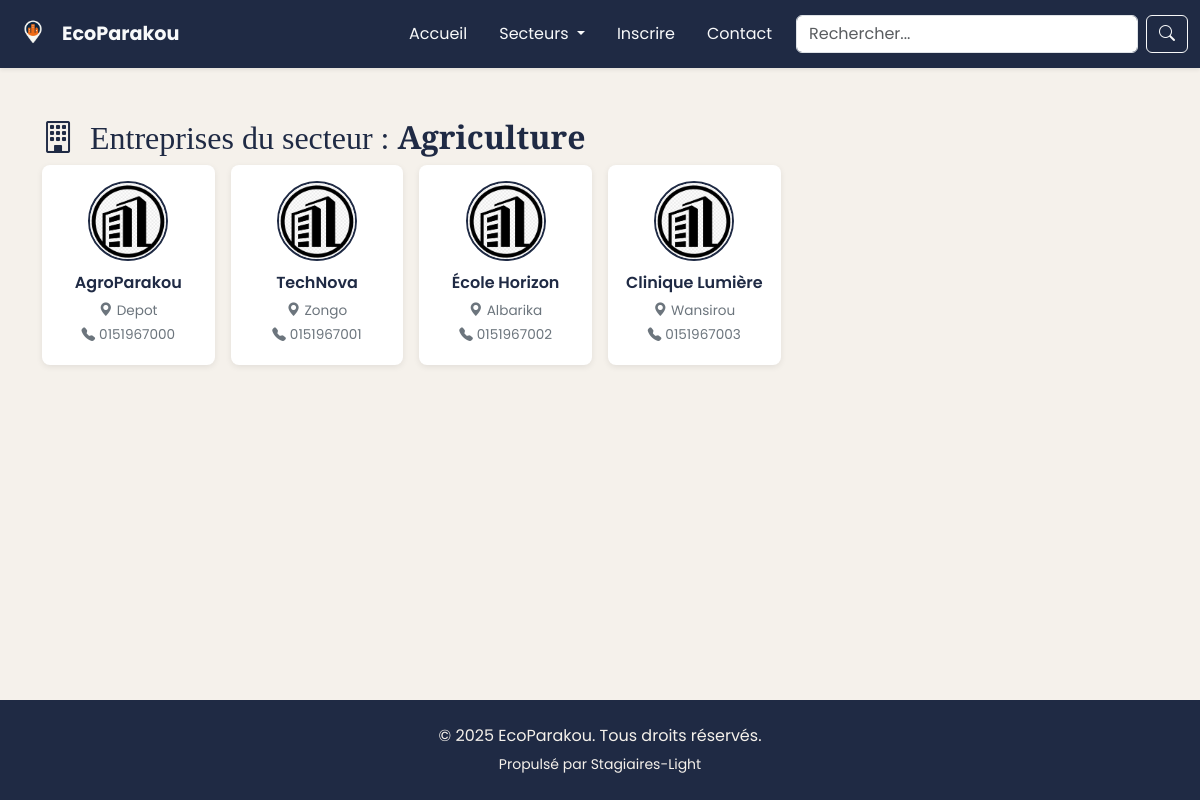
The app's page /public/secteur.php?slug=agriculture, older data.
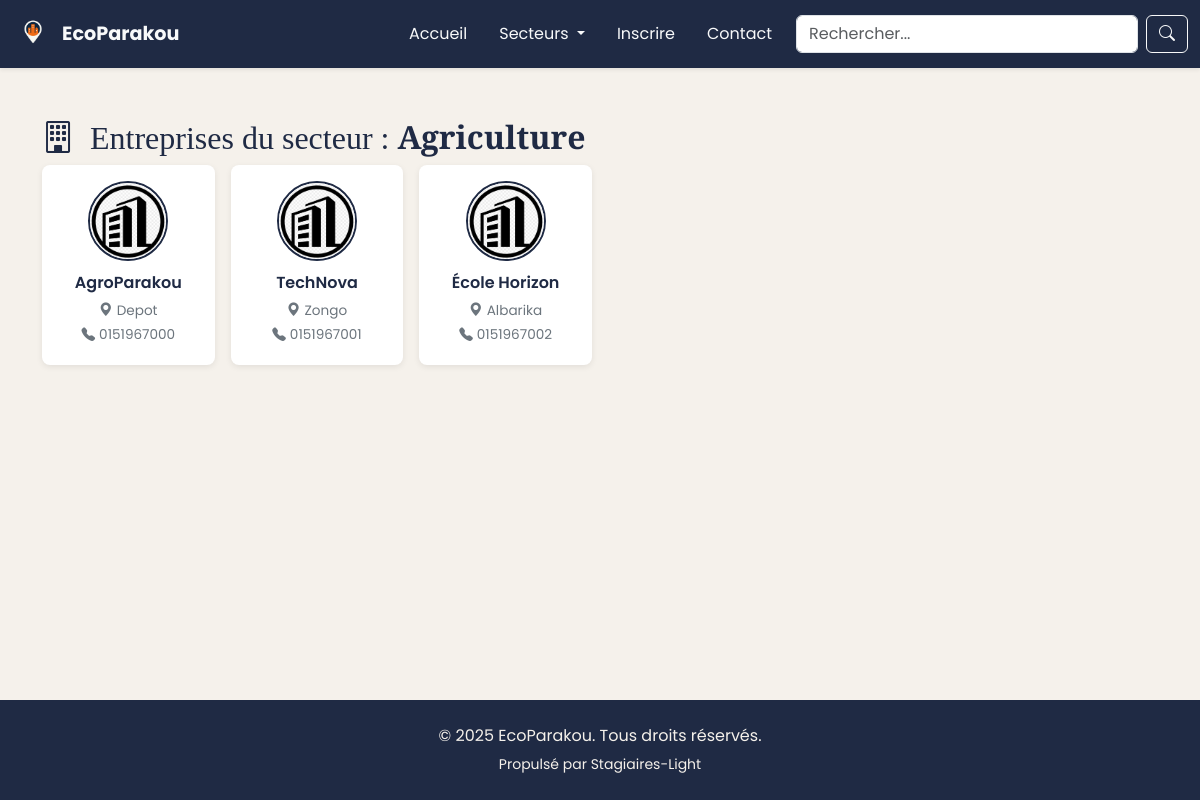
The same page, newer data.
### tables this page shows
CREATE TABLE `secteurs` (
  `id` int NOT NULL,
  `nom` varchar(100) NOT NULL,
  `slug` varchar(100) DEFAULT NULL,
  `description` text,
  `ordre` int DEFAULT '0'
);

CREATE TABLE `entreprises` (
  `id` int NOT NULL,
  `nom` varchar(255) NOT NULL,
  `slug` varchar(255) DEFAULT NULL,
  `description` text,
  `telephone` varchar(20) DEFAULT NULL,
  `email_contact` varchar(100) DEFAULT NULL,
  `adresse` text,
  `quartier` varchar(100) DEFAULT NULL,
  `localisation` varchar(100) DEFAULT NULL,
  `secteur_id` int DEFAULT NULL,
  `logo` varchar(255) DEFAULT NULL,
  `statut` enum('en_attente','valide','rejete','suspendu') DEFAULT 'en_attente',
  `motif_rejet` text,
  `motif_suspension` text,
  `date_inscription` datetime DEFAULT CURRENT_TIMESTAMP,
  `date_validation` datetime DEFAULT NULL,
  `modifie_par` int DEFAULT NULL
);

### public/secteur.php (the view, shortened to what this page needs)
<?php
  include_once '../includes/db.php';
  $slug = trim($_GET['slug'] ?? '');
  $stmt = $mysqli->prepare("SELECT id, nom FROM secteurs WHERE slug = ?");
  $stmt->bind_param("s", $slug);
  $stmt->execute();
  $result = $stmt->get_result();
  $secteur = $result->fetch_assoc();
?>
<!DOCTYPE html>
<html lang="fr">
  <head>
    <?php include_once '../includes/meta-head.php'; ?>
    <link rel="stylesheet" href="assets/css/header.css">
    <link rel="stylesheet" href="assets/css/secteurs.css">
    <link rel="stylesheet" href="assets/css/footer.css">
  </head>
  <body>
    <?php include_once '../includes/header.php'; ?>
    <main>
      <div class="container mt-5">
        <h2 class="section-title">
          <i class="bi bi-building me-2 text-accent"></i>
          Entreprises du secteur : <strong><?= htmlspecialchars($secteur['nom']) ?></strong>
        </h2>
        <div class="row g-3">
          <?php
          $stmt = $mysqli->prepare("SELECT nom, slug, logo, quartier, telephone FROM entreprises WHERE secteur_id = ? AND statut = 'valide'");
          $stmt->bind_param("i", $secteur['id']);
          $stmt->execute();
          $result = $stmt->get_result();
          if ($result->num_rows > 0) {
            while ($e = $result->fetch_assoc()) {
              $logo = !empty($e['logo']) ? "/ecoparakou/public/uploads/{$e['logo']}" : "/ecoparakou/public/assets/img/logopardefaut.png";
              ?>
              <div class="col-6 col-md-3 col-lg-2 col-xl-2">
                <a href="entreprise.php?slug=<?= $e['slug'] ?>" class="entreprise-card h-100">
                  <div class="card-body">
                    <img src="<?= $logo ?>" alt="<?= htmlspecialchars($e['nom']) ?>" class="entreprise-logo">
                    <h5 class="card-title"><?= htmlspecialchars($e['nom']) ?></h5>
                    <p class="card-text"><i class="bi bi-geo-alt-fill me-1"></i><?= htmlspecialchars($e['quartier']) ?></p>
                    <p class="card-text"><i class="bi bi-telephone-fill me-1"></i><?= htmlspecialchars($e['telephone']) ?></p>
                  </div>
                </a>
              </div>
              <?php
            }
          } else {
            echo '<p class="text-muted">Aucune entreprise trouvée dans ce secteur.</p>';
          }
          ?>
        </div>
      </div>
    </main>
    <?php include_once '../includes/footer.php'; ?>
  </body>
</html>

### includes/meta-head.php (shortened to what this page needs)
<!DOCTYPE html>
<html lang="fr">
<head>
  <link href="https://cdn.jsdelivr.net/npm/bootstrap@5.3.3/dist/css/bootstrap.min.css" rel="stylesheet">
  <link href="https://cdn.jsdelivr.net/npm/bootstrap-icons@1.10.5/font/bootstrap-icons.css" rel="stylesheet">
  <link href="https://cdnjs.cloudflare.com/ajax/libs/font-awesome/6.5.0/css/all.min.css" rel="stylesheet">
  <link rel="stylesheet" href="<?= ASSETS_PATH ?>/css/style.css">
</head>
<body>

### includes/header.php (shortened to what this page needs)
<header class="navbar navbar-expand-lg bg-dark text-light fixed-top shadow-sm py-2">
  <div class="container-fluid">
    <a href="/ecoparakou/public/index.php" class="navbar-brand d-flex align-items-center text-light gap-2">
      <img src="/ecoparakou/public/assets/img/logoep.png" alt="Logo" height="42">
      <span><?= SITE_NAME ?></span>
    </a>
    <div class="collapse navbar-collapse" id="mainNav">
      <ul class="navbar-nav ms-auto mb-2 mb-lg-0 align-items-lg-center gap-lg-3">
        <li class="nav-item">
          <a class="nav-link text-light" href="/ecoparakou/public/index.php">Accueil</a>
        </li>
        <li class="nav-item dropdown">
          <a class="nav-link dropdown-toggle text-light" href="/ecoparakou/public/secteur.php" id="secteursDropdown" role="button" data-bs-toggle="dropdown" aria-expanded="false">
            Secteurs
          </a>
        </li>
        <li class="nav-item">
          <a class="nav-link text-light" href="/ecoparakou/public/inscrit_entreprise.php">Inscrire</a>
        </li>
        <li class="nav-item">
          <a class="nav-link text-light" href="/ecoparakou/public/contact.php">Contact</a>
        </li>
        <li class="nav-item">
          <form class="d-flex" action="/ecoparakou/public/recherche.php" method="get" role="search" aria-label="Barre de recherche">
            <input class="form-control me-2" type="search" name="q" placeholder="Rechercher..." aria-label="Rechercher">
            <button class="btn btn-outline-light" type="submit"><i class="bi bi-search"></i></button>
          </form>
        </li>
      </ul>
    </div>
  </div>
</header>

### includes/footer.php
<footer class=" text-center mt-5 py-4">
  <div class="container">
    <p class="mb-1">&copy; <?= date('Y') ?> <?= SITE_NAME ?>. Tous droits réservés.</p>
    <small>Propulsé par <?=  SITE_AUTHOR ?></small>
  </div>
</footer>

### public/assets/css/style.css (style rules this page uses)
:root { --color-primary: #1F2A44; --color-accent: #FF9800; --color-bg: #F5F1EB; --color-text: #333333; --color-white: #ffffff; --color-muted: #6c757d; --color-hover: #f0f0f0; --font-main: 'Poppins', sans-serif; }
body { margin: 0; font-family: var(--font-main); background-color: var(--color-bg); color: var(--color-text); }
header { z-index: 1000; }
footer { position: relative; bottom: 0; width: 100%; background-color: var(--color-white); color: var(--color-muted); text-align: center; padding: 1rem 0; }

### public/assets/css/header.css (style rules this page uses)
:root { --color-primary: #1F2A44; --color-accent: #FF9800; --color-bg: #F5F1EB; --color-text: #333333; --font-main: 'Poppins', sans-serif; }
body { font-family: var(--font-main); }
.navbar { background-color: var(--color-primary) !important; }
.navbar-brand span { font-weight: bold; font-size: 1.2rem; }

### public/assets/css/secteurs.css (style rules this page uses)
:root { --color-primary: #1F2A44; --color-accent: #FF9800; --color-bg: #F5F1EB; --color-text: #333333; --color-white: #ffffff; --color-muted: #6c757d; --font-main: 'Poppins', sans-serif; }
body { font-family: var(--font-main); background-color: var(--color-bg); color: var(--color-text); padding-top: 70px; }
.section-title { opacity: 0; transform: translateY(20px); animation: fadeInUp 0.6s ease forwards; font-family: 'Playfair Display', serif; font-size: 2rem; color: var(--color-primary); }
.entreprise-card { border: none; background-color: var(--color-white); border-radius: 8px; box-shadow: 0 2px 6px rgba(0,0,0,0.08); transition: transform 0.3s ease, box-shadow 0.3s ease; text-decoration: none; color: inherit; display: block; overflow: hidden; }
.entreprise-logo { width: 80px; height: 80px; object-fit: cover; border-radius: 50%; margin-bottom: 0.75rem; border: 2px solid var(--color-primary); }
.entreprise-card .card-body { text-align: center; padding: 1rem; }
.entreprise-card .card-title { font-size: 1rem; font-weight: 600; color: var(--color-primary); margin-bottom: 0.5rem; }
.entreprise-card .card-text { font-size: 0.85rem; color: var(--color-muted); margin-bottom: 0.25rem; }
@media (min-width: 1200px) { .col-xl-2 { width: 16.666666%; } }

### public/assets/css/footer.css (style rules this page uses)
:root { --color-primary: #1F2A44; --color-accent: #FF9800; --color-bg: #F5F1EB; --color-text: #333333; --font-main: 'Poppins', sans-serif; }
footer { background-color: var(--color-primary); font-family: var(--font-main); color: #F5F1EB; }
html, body { height: 100%; }
body { display: flex; flex-direction: column; }
main { flex: 1; }

Row changes from the older to the newer data that the page shows:
removed entreprises: nom "Clinique Lumière", quartier "Wansirou", telephone "0151967003"
